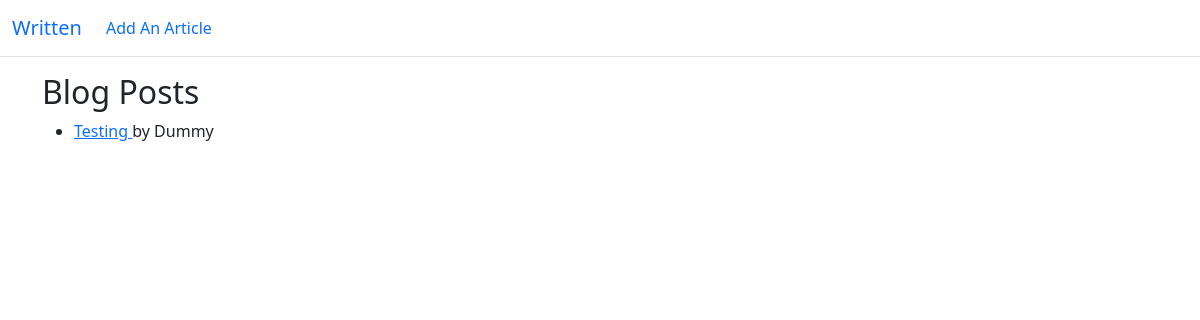
The app's page /, older data.
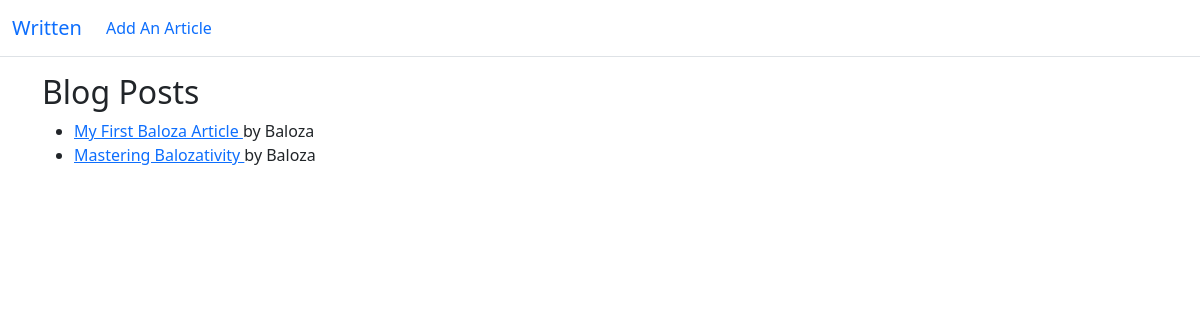
The same page, newer data.
### blog/models.py (models this page shows, shortened)
class Post(models.Model):
    author = models.ForeignKey(User, on_delete=models.CASCADE)
    title = models.CharField(max_length=150)
    content = models.TextField(max_length=12000)

### blog/views.py (the view)
# urls.py: path('', HomepageView.as_view(), name="homepage"),
class HomepageView(ListView):
    model = Post
    template_name = 'blog/homepage.html'

### blog/templates/blog/homepage.html
{% extends 'blog/base.html' %}
{% block content %}
	<h2>Blog Posts</h2>
	<ul>
		{% for post in object_list %}
		<li>
			<a href="{% url 'article' post.pk %}"> {{ post.title }} </a> by
			{{ post.author }}<br>
		</li>
		{% endfor %}
	</ul>
{% endblock %}

### blog/templates/blog/base.html (shortened to what this page needs)
<!doctype html>
<html lang="en">
  <head>
    <link href="https://cdn.jsdelivr.net/npm/bootstrap@5.0.2/dist/css/bootstrap.min.css" rel="stylesheet"
>
  </head>
  <body>
    <nav class="navbar navbar-expand-lg bg-body-tertiary border-bottom border-body" data-bs-theme="dark">
      <div class="container-fluid">
        <a class="navbar-brand" href="{% url 'homepage' %}">Written</a>
        <div class="collapse navbar-collapse" id="navbarSupportedContent">
          <ul class="navbar-nav me-auto mb-2 mb-lg-0">
            <li class="nav-item">
              <a class="nav-link" href="{% url 'add_article' %}">Add An Article</a>
            </li>
          </ul>
        </div>
      </div>
    </nav>
    <div class="container" style="margin-top: 1em;">
      {% block content %}
      {% endblock %}
    </div>
  </body>
</html>

Row changes from the older to the newer data that the page shows:
removed Post: title "Testing", author "Dummy"
added Post: title "My First Baloza Article", author "Baloza"
added Post: title "Mastering Balozativity", author "Baloza"
